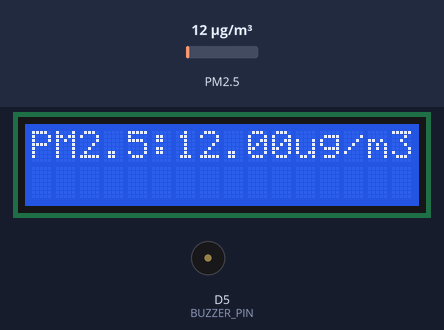
The sketch below on a simulated ESP8266 (NodeMCU). Shown: 16×2 character LCD, buzzer (waves = sounding, pin HIGH). The test bench sets the inputs (shaded band); at power-on: PM2.5 12 µg/m³. WiFi joins after 1.5 s; servers stay silent unless stated; uploads are accepted with an empty reply; the local clock reads 2024-03-15 10:24:30 at power-on unless the sketch sets it; what the sketch prints to the serial monitor is not drawn.

Above: at 9.5 s.
9.6 s: PM2.5 set to 150 µg/m³
At 14.9 s:
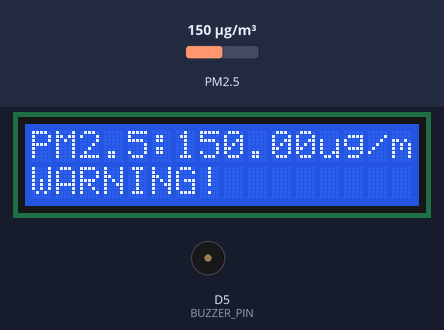
20.4 s: PM2.5 set to 6 µg/m³
At 24.9 s:
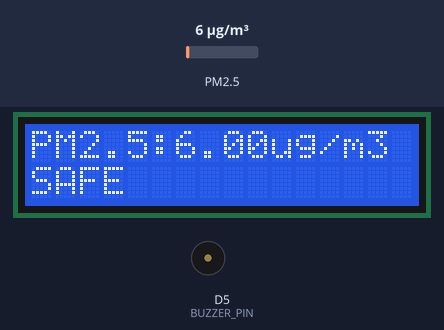
30.4 s: PM2.5 set to 75 µg/m³
At 34.6 s:
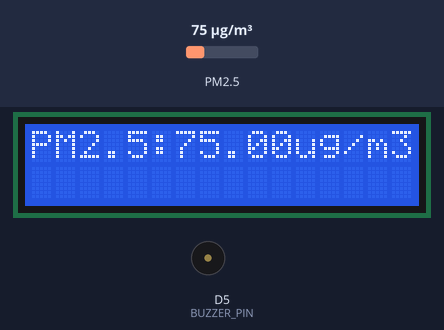
Timing chart, 0 to 36.1 s (numbered marks = the images above; inputs shaded):
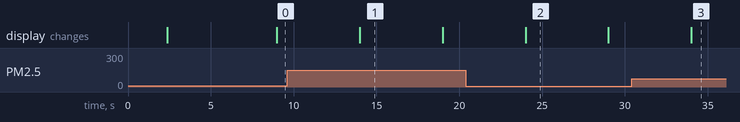

The sketch:

ProjectDust.ino
```cpp
#define BLYNK_TEMPLATE_ID "TMPL6eW-8Ymo9"      // Template ID สำหรับ Blynk
#define BLYNK_TEMPLATE_NAME "Quickstart Template" // ชื่อ Template สำหรับ Blynk
#define BLYNK_AUTH_TOKEN "1sqaXIPKwqq6tEJz4Pv2-klG9bjvabMp" // Blynk Authentication Token

#include <Wire.h>                               // ไลบรารี Wire สำหรับ I2C
#include <LiquidCrystal_I2C.h>                  // ไลบรารี LCD สำหรับจอ I2C
#include <SoftwareSerial.h>                     // ไลบรารี SoftwareSerial สำหรับเซ็นเซอร์ PMS5003
#include "PMS.h"                               // ไลบรารี PMS สำหรับเซ็นเซอร์ PM2.5
#include <ESP8266WiFi.h>                        // ไลบรารี WiFi
#include <ESP8266HTTPClient.h>                  // ไลบรารี HTTPClient สำหรับ ESP8266
#include <BlynkSimpleEsp8266.h>                 // ไลบรารี Blynk

#define PMS_RX D6                               // ขา RX ของเซ็นเซอร์ PMS5003
#define PMS_TX D7                               // ขา TX ของเซ็นเซอร์ PMS5003
#define BUZZER_PIN D5                           // ขาสัญญาณ Buzzer
#define PM25_ALERT_LEVEL 100  // ระดับ PM2.5 ที่จะส่งการแจ้งเตือน

LiquidCrystal_I2C lcd(0x27, 16, 2);             // ออบเจ็กต์ LCD
SoftwareSerial pmsSerial(PMS_RX, PMS_TX);       // ออบเจ็กต์ SoftwareSerial
PMS pms(pmsSerial);                             // ออบเจ็กต์ PMS
PMS::DATA data;                                 // ตัวแปรเก็บข้อมูลจากเซ็นเซอร์

char ssid[] = "Chanathip26_2.4G";                   // ชื่อ WiFi
char pass[] = "26092545PG";                      // รหัสผ่าน WiFi

String googleSheetsUrl = "https://script.google.com/macros/s/YOUR_SCRIPT_ID/exec"; // URL ของ Google Apps Script

BlynkTimer timer;                               // ตัวจับเวลา Blynk
bool previousAlert = false;                     // ตัวแปรเก็บสถานะการแจ้งเตือน

void setupNTP() {
  configTime(0, 0, "pool.ntp.org", "time.nist.gov");
  while (!time(nullptr)) {
    Serial.print(".");
    delay(1000);
  }
  Serial.println("\nTime synchronized!");
}

void sendToGoogleSheets(float pm25) {
  if (WiFi.status() == WL_CONNECTED) {
    WiFiClient wifiClient; // สร้างออบเจ็กต์ WiFiClient
    HTTPClient http;

    http.begin(wifiClient, googleSheetsUrl); // ใช้ออบเจ็กต์ WiFiClient กับ URL
    http.addHeader("Content-Type", "application/json");

    String payload = "{\"pm25\":" + String(pm25) + "}"; // JSON Payload
    int httpResponseCode = http.POST(payload);

    if (httpResponseCode > 0) {
      Serial.print("Google Sheets Response: ");
      Serial.println(httpResponseCode);
    } else {
      Serial.print("Error sending to Google Sheets: ");
      Serial.println(http.errorToString(httpResponseCode).c_str());
    }

    http.end();
  } else {
    Serial.println("WiFi Disconnected");
  }
}

void sendDataToBlynk() {
  pms.wakeUp();
  delay(1500);

  if (pms.readUntil(data)) {
    float pm25 = data.PM_SP_UG_2_5;
    Blynk.virtualWrite(V4, pm25);

    lcd.clear();
    lcd.setCursor(0, 0);
    lcd.print("PM2.5:");
    lcd.print(pm25);
    lcd.print("ug/m3");

    if (pm25 > PM25_ALERT_LEVEL) {
      if (!previousAlert) {
        previousAlert = true;
        lcd.setCursor(0, 1);
        lcd.print("WARNING!");
        sendToGoogleSheets(pm25); // ส่งค่าฝุ่นไปยัง Google Sheets
      }
    } else {
      if (previousAlert) {
        previousAlert = false;
        lcd.setCursor(0, 1);
        lcd.print("SAFE       ");
        sendToGoogleSheets(pm25); // ส่งค่าฝุ่นไปยัง Google Sheets
      }
    }
  } else {
    Serial.println("Failed to read PMS5003");
    lcd.clear();
    lcd.setCursor(0, 0);
    lcd.print("Sensor Error");
  }

  pms.sleep();
}

void setup() {
  Serial.begin(115200);
  WiFi.begin(ssid, pass);

  Serial.println("Connecting to WiFi...");
  while (WiFi.status() != WL_CONNECTED) {
    delay(1000);
    Serial.print(".");
  }

  Serial.println("\nWiFi connected.");
  Serial.print("IP Address: ");
  Serial.println(WiFi.localIP());

  setupNTP();

  Blynk.begin(BLYNK_AUTH_TOKEN, ssid, pass);
  lcd.begin();
  lcd.backlight();
  pinMode(BUZZER_PIN, OUTPUT);
  digitalWrite(BUZZER_PIN, LOW);
  pmsSerial.begin(9600);
  pms.passiveMode();

  timer.setInterval(5000L, sendDataToBlynk);
}

void loop() {
  Blynk.run();
  timer.run();
}
```

Measured:
- after the input at 9.6 s, the display: changes after 4.4 s (image 1)
- after the input at 20.4 s, the display: changes after 3.6 s (image 2)
- after the input at 30.4 s, the display: changes after 3.6 s (image 3)
- what the display in image 1 shows lasts 5.0 s, from 14.0 s to 19.0 s
